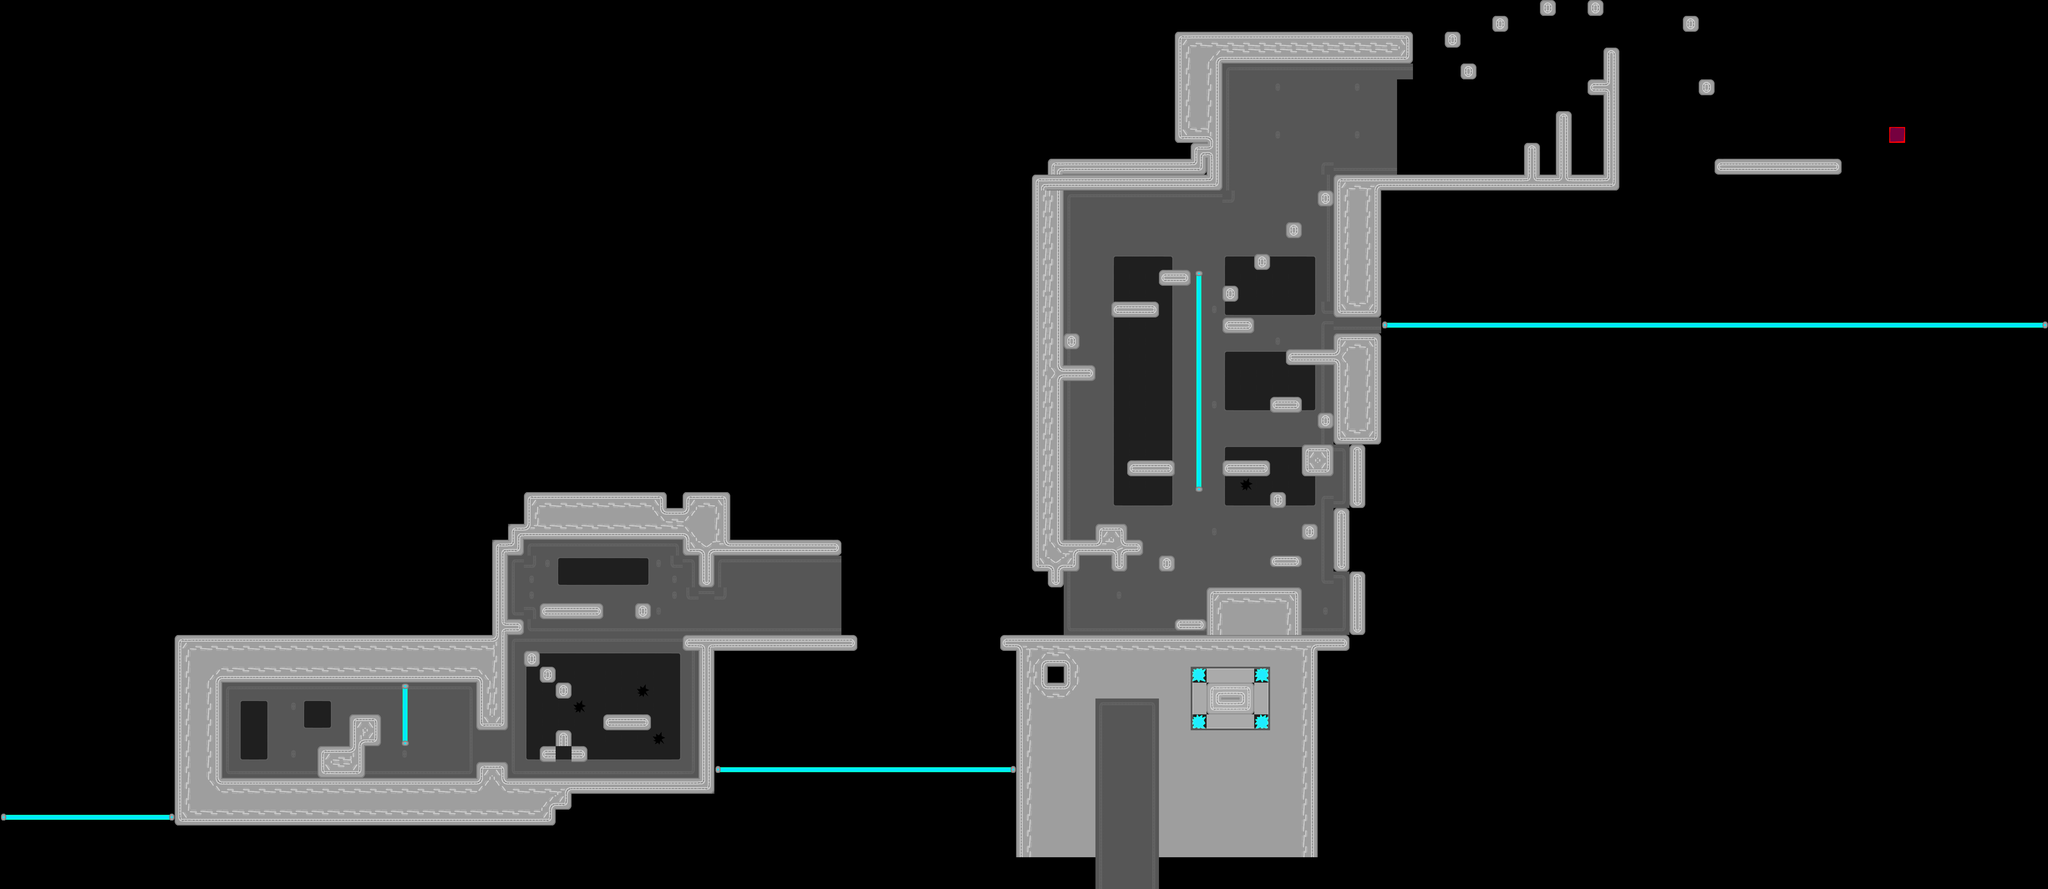

Below is a game level as drawn by its tile map, then a one-line description and the .tmx that defines it (tile-layer data replaced by summaries):
An orthogonal 129x56 tile map with 64x64 px tiles, 3 tile layers (background, lasers, walls) and 108 objects.

<map version="1.10" tiledversion="1.11.2" orientation="orthogonal" renderorder="right-down" width="129" height="56" tilewidth="64" tileheight="64" infinite="0" nextlayerid="10" nextobjectid="184">
 <tileset firstgid="1" source="alien.tsx" />
 <layer id="2" name="background" width="129" height="56">
  <data>[7224 cells, 1053 non-empty, 27 distinct tile ids]</data>
 </layer>
 <objectgroup id="5" name="displays">
  <object id="17" gid="76" x="3008" y="2496" width="320" height="192">
   <properties>
    <property name="race_id" type="int" value="0" />
   </properties>
  </object>
  <object id="160" gid="76" x="5568" y="640" width="320" height="192">
   <properties>
    <property name="race_id" type="int" value="1" />
   </properties>
  </object>
 </objectgroup>
 <objectgroup id="3" name="checkpoints">
  <object id="2" gid="50" x="1024" y="3136" width="64" height="64" />
  <object id="4" gid="50" x="2944" y="2560" width="64" height="64" />
  <object id="163" gid="50" x="5632" y="704" width="64" height="64" />
 </objectgroup>
 <objectgroup id="4" name="ends">
  <object id="13" gid="40" x="1920" y="3072" width="64" height="64">
   <properties>
    <property name="race_id" type="int" value="0" />
    <property name="type" value="start" />
   </properties>
  </object>
  <object id="15" gid="40" x="2816" y="2560" width="64" height="64">
   <properties>
    <property name="race_id" type="int" value="0" />
    <property name="type" value="end" />
   </properties>
  </object>
  <object id="18" gid="40" x="2816" y="2432" width="64" height="64">
   <properties>
    <property name="race_id" type="int" value="0" />
    <property name="type" value="end" />
   </properties>
  </object>
  <object id="19" gid="40" x="2816" y="2496" width="64" height="64">
   <properties>
    <property name="race_id" type="int" value="0" />
    <property name="type" value="end" />
   </properties>
  </object>
  <object id="20" gid="40" x="1920" y="3008" width="64" height="64">
   <properties>
    <property name="race_id" type="int" value="0" />
    <property name="type" value="start" />
   </properties>
  </object>
  <object id="92" gid="40" x="4224" y="2560" width="64" height="64">
   <properties>
    <property name="race_id" type="int" value="1" />
    <property name="type" value="start" />
   </properties>
  </object>
  <object id="93" gid="40" x="4224" y="2432" width="64" height="64">
   <properties>
    <property name="race_id" type="int" value="1" />
    <property name="type" value="start" />
   </properties>
  </object>
  <object id="94" gid="40" x="4224" y="2496" width="64" height="64">
   <properties>
    <property name="race_id" type="int" value="1" />
    <property name="type" value="start" />
   </properties>
  </object>
  <object id="153" gid="40" x="5440" y="448" width="64" height="64">
   <properties>
    <property name="race_id" type="int" value="1" />
    <property name="type" value="end" />
   </properties>
  </object>
  <object id="154" gid="40" x="5440" y="384" width="64" height="64">
   <properties>
    <property name="race_id" type="int" value="1" />
    <property name="type" value="end" />
   </properties>
  </object>
  <object id="155" gid="40" x="5440" y="640" width="64" height="64">
   <properties>
    <property name="race_id" type="int" value="1" />
    <property name="type" value="end" />
   </properties>
  </object>
  <object id="156" gid="40" x="5440" y="512" width="64" height="64">
   <properties>
    <property name="race_id" type="int" value="1" />
    <property name="type" value="end" />
   </properties>
  </object>
  <object id="157" gid="40" x="5440" y="576" width="64" height="64">
   <properties>
    <property name="race_id" type="int" value="1" />
    <property name="type" value="end" />
   </properties>
  </object>
  <object id="158" gid="40" x="5440" y="704" width="64" height="64">
   <properties>
    <property name="race_id" type="int" value="1" />
    <property name="type" value="end" />
   </properties>
  </object>
  <object id="159" gid="40" x="5440" y="320" width="64" height="64">
   <properties>
    <property name="race_id" type="int" value="1" />
    <property name="type" value="end" />
   </properties>
  </object>
 </objectgroup>
 <objectgroup id="8" name="platforms">
  <object id="85" gid="32" x="3456" y="2624" width="128" height="64">
   <properties>
    <property name="boundary_bottom" type="float" value="0" />
    <property name="boundary_left" type="float" value="0" />
    <property name="boundary_right" type="float" value="7" />
    <property name="boundary_top" type="float" value="0" />
    <property name="change_x" type="float" value="1" />
    <property name="change_y" type="float" value="0" />
   </properties>
  </object>
  <object id="96" gid="32" x="4288" y="2144" width="192" height="64">
   <properties>
    <property name="boundary_bottom" type="float" value="0" />
    <property name="boundary_left" type="float" value="0" />
    <property name="boundary_right" type="float" value="0" />
    <property name="boundary_top" type="float" value="3.5" />
    <property name="change_x" type="float" value="0" />
    <property name="change_y" type="float" value="2" />
   </properties>
  </object>
  <object id="104" gid="32" x="4768" y="1536" width="128" height="64">
   <properties>
    <property name="boundary_bottom" type="float" value="0" />
    <property name="boundary_left" type="float" value="-3" />
    <property name="boundary_right" type="float" value="3" />
    <property name="boundary_top" type="float" value="0" />
    <property name="change_x" type="float" value="1" />
    <property name="change_y" type="float" value="0" />
   </properties>
  </object>
  <object id="136" gid="32" x="4576" y="1792" width="128" height="64">
   <properties>
    <property name="boundary_bottom" type="float" value="0" />
    <property name="boundary_left" type="float" value="0" />
    <property name="boundary_right" type="float" value="6" />
    <property name="boundary_top" type="float" value="0" />
    <property name="change_x" type="float" value="1" />
    <property name="change_y" type="float" value="0" />
   </properties>
  </object>
  <object id="137" gid="32" x="4960" y="1664" width="128" height="64">
   <properties>
    <property name="boundary_bottom" type="float" value="0" />
    <property name="boundary_left" type="float" value="-6" />
    <property name="boundary_right" type="float" value="0" />
    <property name="boundary_top" type="float" value="0" />
    <property name="change_x" type="float" value="1" />
    <property name="change_y" type="float" value="0" />
   </properties>
  </object>
  <object id="164" gid="32" x="5824" y="384" width="128" height="64">
   <properties>
    <property name="boundary_bottom" type="float" value="0" />
    <property name="boundary_left" type="float" value="-2" />
    <property name="boundary_right" type="float" value="7" />
    <property name="boundary_top" type="float" value="0" />
    <property name="change_x" type="float" value="3" />
    <property name="change_y" type="float" value="0" />
   </properties>
  </object>
  </objectgroup>
 <layer id="6" name="lasers" width="129" height="56">
  <data>[7224 cells, 90 non-empty, 6 distinct tile ids]</data>
 </layer>
 <layer id="1" name="walls" width="129" height="56">
  <data>[7224 cells, 840 non-empty, 56 distinct tile ids]</data>
 </layer>
 <objectgroup id="7" name="collisions" opacity="0.24">
  <!-- 80 objects omitted --></objectgroup>
 <objectgroup id="9" name="special">
  <!-- 4 objects omitted --></objectgroup>
</map>
<!-- 82 of 108 objects omitted -->